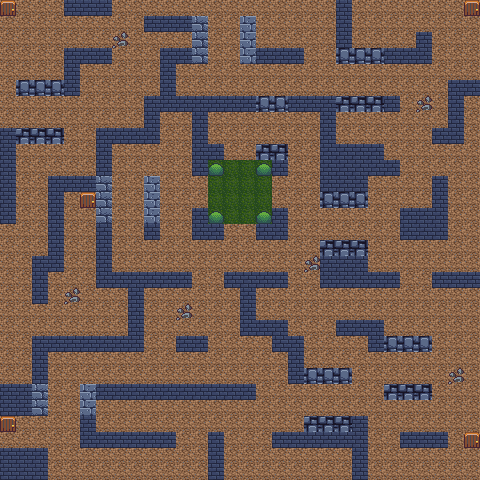

This is a level from a 2D game, rendered from its Tiled map with the project's own tilesets. A one-line summary and the map file follow, with tile-layer data summarised:
An orthogonal 30x30 tile map with 16x16 px tiles, 8 tile layers (walls, path, path2, safezone, ...), 4 tilesets and 27 objects.

<map version="1.10" tiledversion="1.11.0" orientation="orthogonal" renderorder="right-down" width="30" height="30" tilewidth="16" tileheight="16" infinite="0" nextlayerid="43" nextobjectid="159">
 <tileset firstgid="1" name="test tile" tilewidth="16" tileheight="16" tilecount="120" columns="8">
  <properties>
   <property name="blocked" type="bool" value="true" />
  </properties>
  <image source="basictiles.png" width="128" height="240" />
  <tile id="0">
   <properties>
    <property name="blocked" type="bool" value="true" />
    <property name="direction" value="right" />
    <property name="movable" type="bool" value="true" />
   </properties>
  </tile>
  <tile id="1">
   <properties>
    <property name="blocked" type="bool" value="true" />
    <property name="direction" value="down" />
    <property name="movable" type="bool" value="true" />
   </properties>
  </tile>
  <tile id="2">
   <properties>
    <property name="blocked" type="bool" value="true" />
    <property name="direction" value="left" />
    <property name="movable" type="bool" value="true" />
   </properties>
  </tile>
  <tile id="3">
   <properties>
    <property name="blocked" type="bool" value="true" />
    <property name="direction" value="up" />
    <property name="mavable" type="bool" value="true" />
   </properties>
  </tile>
  <tile id="4">
   <properties>
    <property name="blocked" type="bool" value="true" />
    <property name="direction" value="down" />
    <property name="movable" type="bool" value="true" />
   </properties>
  </tile>
  <tile id="5">
   <properties>
    <property name="blocked" type="bool" value="true" />
    <property name="direction" value="left" />
    <property name="movable" type="bool" value="true" />
   </properties>
  </tile>
  <tile id="6">
   <properties>
    <property name="blocked" type="bool" value="true" />
    <property name="direction" value="up" />
    <property name="movable" type="bool" value="true" />
   </properties>
  </tile>
  <tile id="7">
   <properties>
    <property name="blocked" type="bool" value="true" />
    <property name="direction" value="right" />
    <property name="movable" type="bool" value="true" />
   </properties>
  </tile>
  <tile id="14">
   <properties>
    <property name="blocked" type="bool" value="true" />
   </properties>
  </tile>
  <tile id="22">
   <properties>
    <property name="obstacles" type="bool" value="true" />
   </properties>
  </tile>
  <tile id="50">
   <properties>
    <property name="exits" type="bool" value="true" />
   </properties>
  </tile>
 </tileset>
 <tileset firstgid="121" name="exit" tilewidth="16" tileheight="16" tilecount="1" columns="1">
  <image source="exit.png" width="16" height="16" />
 </tileset>
 <tileset firstgid="122" name="grass" tilewidth="16" tileheight="16" tilecount="350" columns="25">
  <image source="grass.png" width="400" height="224" />
 </tileset>
 <tileset firstgid="472" name="textures" tilewidth="16" tileheight="16" tilecount="1024" columns="32">
  <image source="textures.png" width="512" height="512" />
  <tile id="0">
   <properties>
    <property name="blocked" type="bool" value="true" />
   </properties>
  </tile>
  <tile id="46">
   <properties>
    <property name="blocked" type="bool" value="true" />
    <property name="direction" value="down" />
    <property name="movable" type="bool" value="true" />
   </properties>
  </tile>
  <tile id="47">
   <properties>
    <property name="blocked" type="bool" value="true" />
    <property name="direction" value="up" />
    <property name="movable" type="bool" value="true" />
   </properties>
  </tile>
  <tile id="65">
   <properties>
    <property name="blocked" type="bool" value="true" />
    <property name="direction" value="right" />
    <property name="movable" type="bool" value="true" />
   </properties>
  </tile>
  <tile id="66">
   <properties>
    <property name="blocked" type="bool" value="true" />
    <property name="direction" value="left" />
    <property name="mavable" type="bool" value="true" />
   </properties>
  </tile>
  <tile id="128">
   <properties>
    <property name="blocked" type="bool" value="true" />
   </properties>
  </tile>
  <tile id="136">
   <properties>
    <property name="blocked" type="bool" value="true" />
    <property name="direction" value="right" />
    <property name="movable" type="bool" value="true" />
   </properties>
  </tile>
  <tile id="137">
   <properties>
    <property name="blocked" type="bool" value="true" />
    <property name="direction" value="left" />
    <property name="movable" type="bool" value="true" />
   </properties>
  </tile>
 </tileset>
 <layer id="30" name="walls" width="30" height="30">
  <data>[900 cells, 244 non-empty, 1 distinct tile ids]</data>
 </layer>
 <layer id="32" name="path" width="30" height="30">
  <data>[900 cells, 632 non-empty, 1 distinct tile ids]</data>
 </layer>
 <layer id="34" name="path2" width="30" height="30">
  <data>[900 cells, 546 non-empty, 1 distinct tile ids]</data>
 </layer>
 <layer id="14" name="safezone" width="30" height="30">
  <data>[900 cells, 24 non-empty, 2 distinct tile ids]</data>
 </layer>
 <layer id="27" name="layering" width="30" height="30">
  <data>[900 cells, 4 non-empty, 1 distinct tile ids]</data>
 </layer>
 <layer id="36" name="exits" width="30" height="30">
  <data>[900 cells, 5 non-empty, 1 distinct tile ids]</data>
 </layer>
 <layer id="35" name="static obstacles" width="30" height="30">
  <data>[900 cells, 6 non-empty, 1 distinct tile ids]</data>
 </layer>
 <layer id="31" name="moving walls" width="30" height="30">
  <data>[900 cells, 50 non-empty, 4 distinct tile ids]</data>
 </layer>
 <objectgroup id="38" name="item">
  <object id="128" x="162.667" y="158">
   <properties>
    <property name="item" value="1" />
   </properties>
  </object>
  <object id="129" x="414.667" y="259.333">
   <properties>
    <property name="item" value="1" />
   </properties>
  </object>
  <object id="130" x="163.333" y="366.667">
   <properties>
    <property name="item" value="1" />
   </properties>
  </object>
  <object id="131" x="234" y="82.6667">
   <properties>
    <property name="item" value="1" />
   </properties>
  </object>
  <object id="132" x="82.6667" y="115.333">
   <properties>
    <property name="item" value="1" />
   </properties>
  </object>
  <object id="133" x="270" y="412">
   <properties>
    <property name="item" value="1" />
   </properties>
  </object>
  <object id="134" x="304" y="224.667">
   <properties>
    <property name="item" value="1" />
   </properties>
  </object>
  <object id="135" x="205.333" y="292.667">
   <properties>
    <property name="item" value="1" />
   </properties>
  </object>
  <object id="136" x="298.667" y="12">
   <properties>
    <property name="item" value="1" />
   </properties>
  </object>
 </objectgroup>
 <objectgroup id="39" name="trapitem">
  <object id="137" x="308.667" y="308.667">
   <properties>
    <property name="trapitem" value="1" />
   </properties>
  </object>
  <object id="138" x="161.333" y="256.667">
   <properties>
    <property name="trapitem" value="1" />
   </properties>
  </object>
  <object id="139" x="98" y="102">
   <properties>
    <property name="trapitem" value="1" />
   </properties>
  </object>
  <object id="140" x="162" y="416">
   <properties>
    <property name="trapitem" value="1" />
   </properties>
  </object>
 </objectgroup>
 <objectgroup id="40" name="friend">
  <object id="141" x="154" y="463.333">
   <properties>
    <property name="friend" value="1" />
   </properties>
  </object>
  <object id="142" x="19.3333" y="369.333">
   <properties>
    <property name="friend" value="1" />
   </properties>
  </object>
  </objectgroup>
 <objectgroup id="41" name="griever">
  <!-- 4 objects omitted --></objectgroup>
 <objectgroup id="42" name="player">
  <!-- 1 objects omitted --></objectgroup>
</map>
<!-- 12 of 27 objects omitted -->
